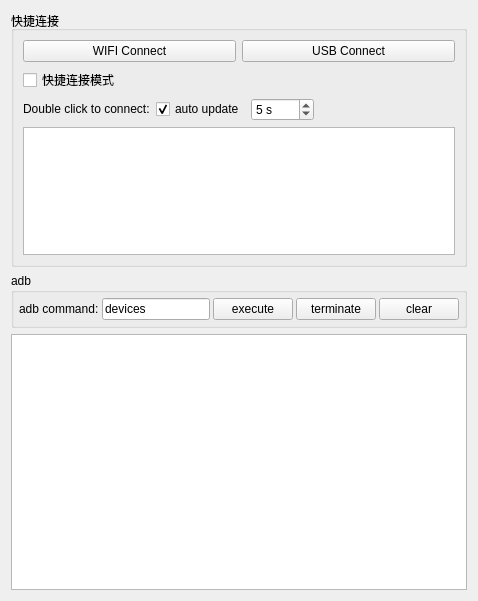
    <widget class="QWidget" name="leftWidget" native="true">
     <property name="sizePolicy">
      <sizepolicy hsizetype="Preferred" vsizetype="Preferred">
       <horstretch>0</horstretch>
       <verstretch>0</verstretch>
      </sizepolicy>
     </property>
     <layout class="QVBoxLayout" name="verticalLayout_5">
      <item>
       <widget class="QGroupBox" name="simpleGroupBox">
        <property name="sizePolicy">
         <sizepolicy hsizetype="Preferred" vsizetype="Expanding">
          <horstretch>0</horstretch>
          <verstretch>1</verstretch>
         </sizepolicy>
        </property>
        <property name="title">
         <string>快捷连接</string>
        </property>
        <property name="checkable">
         <bool>false</bool>
        </property>
        <layout class="QVBoxLayout" name="verticalLayout_4">
         <item>
          <layout class="QHBoxLayout" name="horizontalLayout_9">
           <item>
            <widget class="QPushButton" name="wifiConnectBtn">
             <property name="sizePolicy">
              <sizepolicy hsizetype="Preferred" vsizetype="Maximum">
               <horstretch>0</horstretch>
               <verstretch>0</verstretch>
              </sizepolicy>
             </property>
             <property name="text">
              <string>WIFI Connect</string>
             </property>
            </widget>
           </item>
           <item>
            <widget class="QPushButton" name="usbConnectBtn">
             <property name="sizePolicy">
              <sizepolicy hsizetype="Preferred" vsizetype="Maximum">
               <horstretch>0</horstretch>
               <verstretch>0</verstretch>
              </sizepolicy>
             </property>
             <property name="text">
              <string>USB Connect</string>
             </property>
            </widget>
           </item>
          </layout>
         </item>
         <item>
          <widget class="QCheckBox" name="useSingleModeCheck">
           <property name="sizePolicy">
            <sizepolicy hsizetype="Preferred" vsizetype="Maximum">
             <horstretch>0</horstretch>
             <verstretch>0</verstretch>
            </sizepolicy>
           </property>
           <property name="styleSheet">
            <string notr="true"/>
           </property>
           <property name="text">
            <string>快捷连接模式</string>
           </property>
           <property name="checked">
            <bool>false</bool>
           </property>
          </widget>
         </item>
         <item>
          <widget class="QWidget" name="autoUpdateRowWidget" native="true">
           <property name="sizePolicy">
            <sizepolicy hsizetype="Preferred" vsizetype="Maximum">
             <horstretch>0</horstretch>
             <verstretch>0</verstretch>
            </sizepolicy>
           </property>
           <layout class="QHBoxLayout" name="horizontalLayout_13">
            <property name="leftMargin">
             <number>0</number>
            </property>
            <property name="topMargin">
             <number>0</number>
            </property>
            <property name="rightMargin">
             <number>0</number>
            </property>
            <property name="bottomMargin">
             <number>0</number>
            </property>
            <item>
             <widget class="QLabel" name="label_10">
              <property name="sizePolicy">
               <sizepolicy hsizetype="Preferred" vsizetype="Maximum">
                <horstretch>0</horstretch>
                <verstretch>0</verstretch>
               </sizepolicy>
              </property>
              <property name="text">
               <string>Double click to connect:</string>
              </property>
             </widget>
            </item>
            <item>
             <widget class="QCheckBox" name="autoUpdatecheckBox">
              <property name="sizePolicy">
               <sizepolicy hsizetype="Preferred" vsizetype="Maximum">
                <horstretch>0</horstretch>
                <verstretch>0</verstretch>
               </sizepolicy>
              </property>
              <property name="text">
               <string>auto update</string>
              </property>
              <property name="checked">
               <bool>true</bool>
              </property>
             </widget>
            </item>
            <item>
             <widget class="QSpinBox" name="autoUpdateIntervalSpin">
              <property name="sizePolicy">
               <sizepolicy hsizetype="Preferred" vsizetype="Maximum">
                <horstretch>0</horstretch>
                <verstretch>0</verstretch>
               </sizepolicy>
              </property>
              <property name="minimum">
               <number>1</number>
              </property>
              <property name="maximum">
               <number>3600</number>
              </property>
              <property name="value">
               <number>5</number>
              </property>
              <property name="suffix">
               <string> s</string>
              </property>
             </widget>
            </item>
            <item>
             <spacer name="horizontalSpacer_6">
              <property name="orientation">
               <enum>Qt::Horizontal</enum>
              </property>
              <property name="sizeType">
               <enum>QSizePolicy::Expanding</enum>
              </property>
              <property name="sizeHint" stdset="0">
               <size>
                <width>40</width>
                <height>20</height>
               </size>
              </property>
             </spacer>
            </item>
           </layout>
          </widget>
         </item>
         <item>
          <widget class="QListWidget" name="connectedPhoneList">
           <property name="sizePolicy">
            <sizepolicy hsizetype="Preferred" vsizetype="Expanding">
             <horstretch>0</horstretch>
             <verstretch>0</verstretch>
            </sizepolicy>
           </property>
          </widget>
         </item>
        </layout>
       </widget>
      </item>
      <item>
       <widget class="QGroupBox" name="adbGroupBox">
        <property name="sizePolicy">
         <sizepolicy hsizetype="Preferred" vsizetype="Maximum">
          <horstretch>0</horstretch>
          <verstretch>0</verstretch>
         </sizepolicy>
        </property>
        <property name="title">
         <string notr="true">adb</string>
        </property>
        <layout class="QHBoxLayout" name="horizontalLayout_2">
         <property name="spacing">
          <number>3</number>
         </property>
         <property name="leftMargin">
          <number>5</number>
         </property>
         <property name="topMargin">
          <number>5</number>
         </property>
         <property name="rightMargin">
          <number>5</number>
         </property>
         <property name="bottomMargin">
          <number>5</number>
         </property>
         <item>
          <widget class="QLabel" name="label_7">
           <property name="sizePolicy">
            <sizepolicy hsizetype="Maximum" vsizetype="Preferred">
             <horstretch>0</horstretch>
             <verstretch>0</verstretch>
            </sizepolicy>
           </property>
           <property name="text">
            <string>adb command:</string>
           </property>
           <property name="buddy">
            <cstring>adbCommandEdt</cstring>
           </property>
          </widget>
         </item>
         <item>
          <widget class="QLineEdit" name="adbCommandEdt">
           <property name="sizePolicy">
            <sizepolicy hsizetype="MinimumExpanding" vsizetype="Preferred">
             <horstretch>0</horstretch>
             <verstretch>0</verstretch>
            </sizepolicy>
           </property>
           <property name="text">
            <string notr="true">devices</string>
           </property>
          </widget>
         </item>
         <item>
          <widget class="QPushButton" name="adbCommandBtn">
           <property name="sizePolicy">
            <sizepolicy hsizetype="Maximum" vsizetype="Preferred">
             <horstretch>0</horstretch>
             <verstretch>0</verstretch>
            </sizepolicy>
           </property>
           <property name="text">
            <string>execute</string>
           </property>
          </widget>
         </item>
         <item>
          <widget class="QPushButton" name="stopAdbBtn">
           <property name="sizePolicy">
            <sizepolicy hsizetype="Maximum" vsizetype="Preferred">
             <horstretch>0</horstretch>
             <verstretch>0</verstretch>
            </sizepolicy>
           </property>
           <property name="text">
            <string>terminate</string>
           </property>
          </widget>
         </item>
         <item>
          <widget class="QPushButton" name="clearOut">
           <property name="sizePolicy">
            <sizepolicy hsizetype="Maximum" vsizetype="Preferred">
             <horstretch>0</horstretch>
             <verstretch>0</verstretch>
            </sizepolicy>
           </property>
           <property name="text">
            <string>clear</string>
           </property>
          </widget>
         </item>
        </layout>
       </widget>
      </item>
      <item>
       <widget class="QTextEdit" name="outEdit">
        <property name="sizePolicy">
         <sizepolicy hsizetype="Preferred" vsizetype="Expanding">
          <horstretch>0</horstretch>
          <verstretch>1</verstretch>
         </sizepolicy>
        </property>
        <property name="focusPolicy">
         <enum>Qt::NoFocus</enum>
        </property>
        <property name="documentTitle">
         <string/>
        </property>
        <property name="readOnly">
         <bool>true</bool>
        </property>
       </widget>
      </item>
     </layout>
    </widget>
